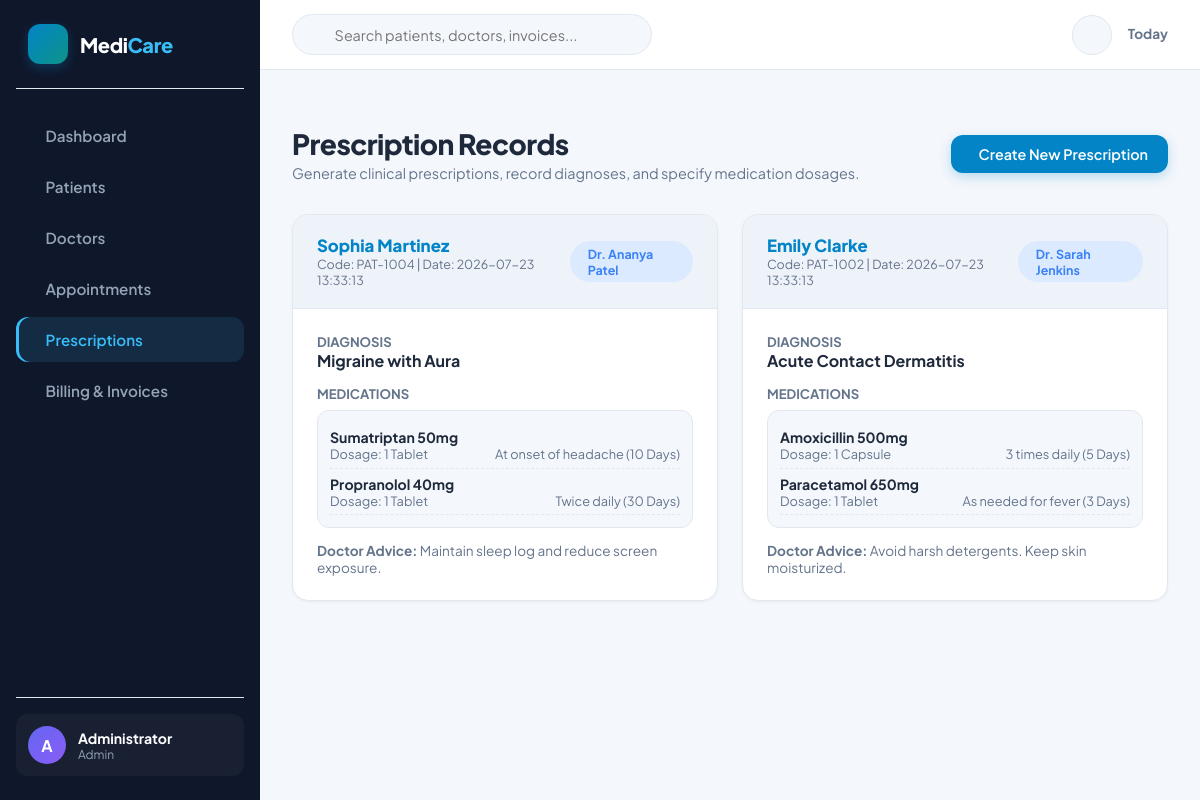
Screenshot of /prescriptions (signed in) with the database file from the repository.
### tables this page shows
CREATE TABLE prescriptions (
            id INTEGER PRIMARY KEY AUTOINCREMENT,
            appointment_id INTEGER,
            patient_id INTEGER NOT NULL,
            doctor_id INTEGER NOT NULL,
            diagnosis TEXT NOT NULL,
            medicines_json TEXT NOT NULL, -- JSON string of [{name, dosage, frequency, duration}]
            advice TEXT,
            created_at TIMESTAMP DEFAULT CURRENT_TIMESTAMP,
            FOREIGN KEY (patient_id) REFERENCES patients (id),
            FOREIGN KEY (doctor_id) REFERENCES doctors (id)
        );

CREATE TABLE patients (
            id INTEGER PRIMARY KEY AUTOINCREMENT,
            patient_code TEXT UNIQUE NOT NULL,
            name TEXT NOT NULL,
            age INTEGER NOT NULL,
            gender TEXT NOT NULL,
            blood_group TEXT,
            phone TEXT NOT NULL,
            email TEXT,
            address TEXT,
            emergency_contact TEXT,
            medical_history TEXT,
            created_at TIMESTAMP DEFAULT CURRENT_TIMESTAMP
        );

CREATE TABLE doctors (
            id INTEGER PRIMARY KEY AUTOINCREMENT,
            doctor_code TEXT UNIQUE NOT NULL,
            name TEXT NOT NULL,
            specialization TEXT NOT NULL,
            qualification TEXT NOT NULL,
            phone TEXT NOT NULL,
            email TEXT,
            experience_years INTEGER NOT NULL,
            consultation_fee REAL NOT NULL,
            availability TEXT NOT NULL,
            status TEXT DEFAULT 'Active' -- Active, On Leave
        );

### app.py (the view)
@app.route('/prescriptions')
@login_required
def prescriptions():
    conn = get_db()
    cursor = conn.cursor()
    cursor.execute('''
        SELECT pr.*, p.name as patient_name, p.patient_code, d.name as doctor_name, d.specialization
        FROM prescriptions pr
        JOIN patients p ON pr.patient_id = p.id
        JOIN doctors d ON pr.doctor_id = d.id
        ORDER BY pr.id DESC
    ''')
    raw_list = cursor.fetchall()
    prescriptions_list = []
    for row in raw_list:
        r_dict = dict(row)
        try:
            r_dict['medicines'] = json.loads(r_dict['medicines_json'])
        except Exception:
            r_dict['medicines'] = []
        prescriptions_list.append(r_dict)
    cursor.execute('SELECT id, name, patient_code FROM patients ORDER BY name ASC')
    patients_list = cursor.fetchall()
    cursor.execute('SELECT id, name, specialization FROM doctors WHERE status = "Active" ORDER BY name ASC')
    doctors_list = cursor.fetchall()
    cursor.execute('''
        SELECT a.id, a.appointment_code, p.name as patient_name
        FROM appointments a
        JOIN patients p ON a.patient_id = p.id
        ORDER BY a.id DESC
    ''')
    appointments_list = cursor.fetchall()
    conn.close()
    return render_template('prescriptions.html', prescriptions=prescriptions_list, patients=patients_list, doctors=doctors_list, appointments=appointments_list)

### app.py (called while the page is built)
def login_required(f):
    @wraps(f)
    def decorated_function(*args, **kwargs):
        if 'user_id' not in session:
            flash('Please log in to access this page.', 'warning')
            return redirect(url_for('login'))
        return f(*args, **kwargs)
    return decorated_function

@app.context_processor
def inject_user():
    return {
        'current_user': {
            'name': session.get('user_name', 'Guest'),
            'username': session.get('username', ''),
            'role': session.get('user_role', 'guest')
        }
    }

### database.py (called while the page is built)
def get_db():
    conn = sqlite3.connect(DB_PATH)
    conn.row_factory = sqlite3.Row
    return conn

### templates/prescriptions.html (shortened to what this page needs)
{% extends "base.html" %}
{% block content %}
<div class="page-header">
    <div>
        <h1 class="page-title">Prescription Records</h1>
        <p class="page-subtitle">Generate clinical prescriptions, record diagnoses, and specify medication dosages.</p>
    </div>
    <button onclick="openModal('addPrescriptionModal')" class="btn btn-primary"> Create New Prescription</button>
</div>
<div style="display: grid; grid-template-columns: repeat(auto-fill, minmax(340px, 1fr)); gap: 1.5rem;">
    {% for pr in prescriptions %}
    <div class="card" style="margin-bottom: 0;">
        <div class="card-header" style="background: var(--bg-tertiary);">
            <div>
                <div style="font-weight: 800; font-size: 1.05rem; color: var(--brand-primary);">{{ pr.patient_name }}</div>
                <div style="font-size: 0.78rem; color: var(--text-muted);">Code: {{ pr.patient_code }} | Date: {{ pr.created_at }}</div>
            </div>
            <span class="badge badge-info"> {{ pr.doctor_name }}</span>
        </div>
        <div class="card-body">
            <div style="margin-bottom: 0.85rem;">
                <div style="font-size: 0.82rem; font-weight: 700; color: var(--text-muted); text-transform: uppercase;">Diagnosis</div>
                <div style="font-size: 1rem; font-weight: 700; color: var(--text-main);">{{ pr.diagnosis }}</div>
            </div>
            <div style="font-size: 0.82rem; font-weight: 700; color: var(--text-muted); text-transform: uppercase; margin-bottom: 0.5rem;">Medications</div>
            <div style="background: var(--bg-primary); border: 1px solid var(--border-color); border-radius: var(--radius-md); padding: 0.75rem;">
                {% for med in pr.medicines %}
                <div style="padding: 0.35rem 0; border-bottom: 1px dashed var(--border-color); font-size: 0.88rem;">
                    <div style="font-weight: 700; color: var(--text-main);">{{ med.name }}</div>
                    <div style="font-size: 0.8rem; color: var(--text-muted); display: flex; justify-content: space-between;">
                        <span>Dosage: {{ med.dosage }}</span>
                        <span>{{ med.frequency }} ({{ med.duration }})</span>
                    </div>
                </div>
                {% endfor %}
            </div>
            {% if pr.advice %}
            <div style="margin-top: 0.85rem; font-size: 0.85rem; color: var(--text-muted);">
                <strong>Doctor Advice:</strong> {{ pr.advice }}
            </div>
            {% endif %}
        </div>
    </div>
    {% else %}
    <div style="grid-column: 1 / -1; text-align: center; color: var(--text-muted); padding: 3rem; background: var(--card-bg); border-radius: var(--radius-lg);">
        No prescriptions found. Click "Create New Prescription" to add one.
    </div>
    {% endfor %}
</div>
{% endblock %}

### static/css/style.css (style rules this page uses)
:root { --bg-primary: #f4f7fc; --bg-secondary: #ffffff; --bg-tertiary: #eef2f9; --card-bg: #ffffff; --text-main: #1e293b; --text-muted: #64748b; --text-white: #ffffff; --brand-primary: #0284c7; --brand-primary-hover: #0369a1; --brand-secondary: #0d9488; --brand-accent: #6366f1; --status-success: #10b981; --status-success-bg: #d1fae5; --status-warning: #f59e0b; --status-warning-bg: #fef3c7; --status-danger: #ef4444; --status-danger-bg: #fee2e2; --status-info: #3b82f6; --status-info-bg: #dbeafe; --border-color: #e2e8f0; --border-hover: #cbd5e1; --sidebar-bg: #0f172a; --sidebar-text: #94a3b8; --sidebar-active-bg: rgba(56, 189, 248, 0.12); --sidebar-active-text: #38bdf8; --shadow-sm: 0 1px 3px rgba(0, 0, 0, 0.05); --shadow-md: 0 4px 12px rgba(0, 0, 0, 0.06); --shadow-lg: 0 10px 25px rgba(0, 0, 0, 0.1); --radius-sm: 8px; --radius-md: 12px; --radius-lg: 16px; --radius-full: 9999px; --transition: all 0.25s cubic-bezier(0.4, 0, 0.2, 1); }
* { margin: 0; padding: 0; box-sizing: border-box; font-family: 'Plus Jakarta Sans', system-ui, -apple-system, sans-serif; }
body { background-color: var(--bg-primary); color: var(--text-main); display: flex; min-height: 100vh; overflow-x: hidden; transition: background-color 0.3s ease, color 0.3s ease; }
.page-header { display: flex; align-items: center; justify-content: space-between; margin-bottom: 2rem; }
.page-title { font-size: 1.75rem; font-weight: 800; color: var(--text-main); letter-spacing: -0.02em; }
.page-subtitle { font-size: 0.9rem; color: var(--text-muted); margin-top: 0.2rem; }
.btn { display: inline-flex; align-items: center; gap: 0.5rem; padding: 0.65rem 1.25rem; font-size: 0.9rem; font-weight: 600; border-radius: var(--radius-md); border: none; cursor: pointer; transition: var(--transition); text-decoration: none; }
.btn-primary { background-color: var(--brand-primary); color: #ffffff; box-shadow: 0 4px 12px rgba(2, 132, 199, 0.25); }
.badge { display: inline-flex; align-items: center; gap: 0.35rem; padding: 0.3rem 0.75rem; border-radius: var(--radius-full); font-size: 0.78rem; font-weight: 700; text-transform: capitalize; }
.badge-info { background-color: var(--status-info-bg); color: var(--status-info); }
.card { background-color: var(--card-bg); border: 1px solid var(--border-color); border-radius: var(--radius-lg); box-shadow: var(--shadow-sm); overflow: hidden; margin-bottom: 2rem; }
.card-header { padding: 1.25rem 1.5rem; border-bottom: 1px solid var(--border-color); display: flex; align-items: center; justify-content: space-between; }
.card-body { padding: 1.5rem; }

### rows the page displays
prescriptions: patient_name "Sophia Martinez", patient_code "PAT-1004", created_at "2026-07-23 13:33:13", doctor_name "Dr. Ananya Patel", diagnosis "Migraine with Aura", name "Sumatriptan 50mg" "Propranolol 40mg", dosage "1 Tablet" "1 Tablet", frequency "At onset of headache" "Twice daily", duration "10 Days" "30 Days", advice "Maintain sleep log and reduce screen exposure."
prescriptions: patient_name "Emily Clarke", patient_code "PAT-1002", created_at "2026-07-23 13:33:13", doctor_name "Dr. Sarah Jenkins", diagnosis "Acute Contact Dermatitis", name "Amoxicillin 500mg" "Paracetamol 650mg", dosage "1 Capsule" "1 Tablet", frequency "3 times daily" "As needed for fever", duration "5 Days" "3 Days", advice "Avoid harsh detergents. Keep skin moisturized."

### other values shown
{{ current_user.name[0] | upper }} "A"
{{ current_user.name }} "Administrator"
{{ current_user.role }} "Admin"
{{ now.strftime('%b %d, %Y') if now else 'Today' }} "Today"
